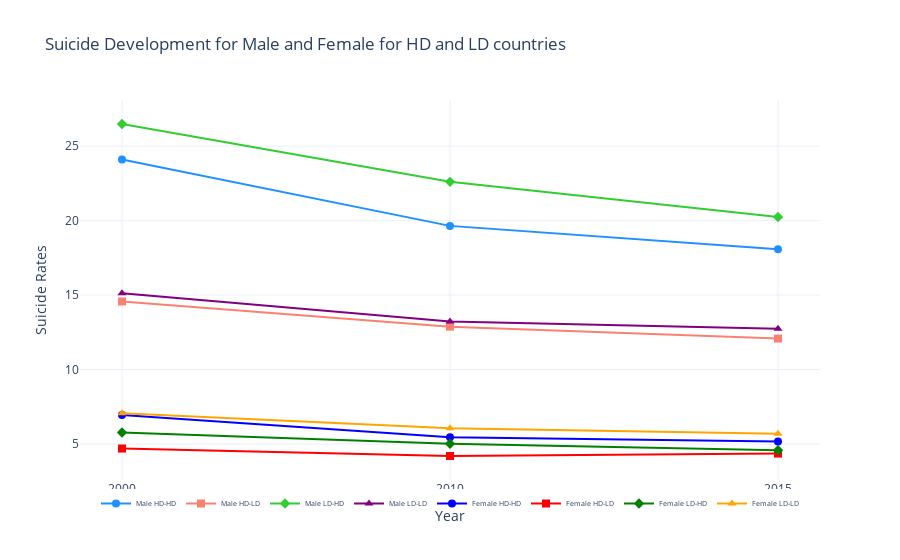

This figure's notebook cell:
### Code cell
import pandas as pd
import plotly.graph_objects as go

# Read the dataset
males = pd.read_csv('docs/databases/male_suicides.csv')
females = pd.read_csv('docs/databases/female_suicides.csv')

males['HDI Classification'] = males['HDI 2015'].apply(lambda x: 'HD' if x >= 0.85 else 'LD')
females['HDI Classification'] = females['HDI 2015'].apply(lambda x: 'HD' if x >= 0.85 else 'LD')
males['GDI Classification'] = males['GDI 2015'].apply(lambda x: 'HD' if x >= 0.97 else 'LD')
females['GDI Classification'] = females['GDI 2015'].apply(lambda x: 'HD' if x >= 0.97 else 'LD')

# Group the data by HDI and GDI classifications for males
hh_df_m = males[(males['HDI Classification'] == 'HD') & (males['GDI Classification'] == 'HD')]
hl_df_m = males[(males['HDI Classification'] == 'HD') & (males['GDI Classification'] == 'LD')]
lh_df_m = males[(males['HDI Classification'] == 'LD') & (males['GDI Classification'] == 'HD')]
ll_df_m = males[(males['HDI Classification'] == 'LD') & (males['GDI Classification'] == 'LD')]

# Group the data by HDI and GDI classifications for females
hh_df_f = females[(females['HDI Classification'] == 'HD') & (females['GDI Classification'] == 'HD')]
hl_df_f = females[(females['HDI Classification'] == 'HD') & (females['GDI Classification'] == 'LD')]
lh_df_f = females[(females['HDI Classification'] == 'LD') & (females['GDI Classification'] == 'HD')]
ll_df_f = females[(females['HDI Classification'] == 'LD') & (females['GDI Classification'] == 'LD')]

# Extract the necessary columns for plotting
years = ['2000', '2010', '2015']
male_hh = hh_df_m[years].mean()
male_hl = hl_df_m[years].mean()
male_lh = lh_df_m[years].mean()
male_ll = ll_df_m[years].mean()
female_hh = hh_df_f[years].mean()
female_hl = hl_df_f[years].mean()
female_lh = lh_df_f[years].mean()
female_ll = ll_df_f[years].mean()

# Define color and marker styles
colors = ['dodgerblue', 'salmon', 'limegreen', 'purple', 'blue', 'red', 'green', 'orange']
markers = ['circle', 'square', 'diamond', 'triangle-up', 'circle', 'square', 'diamond', 'triangle-up']
labels = ['Male HD-HD', 'Male HD-LD', 'Male LD-HD', 'Male LD-LD', 'Female HD-HD', 'Female HD-LD', 'Female LD-HD', 'Female LD-LD']

# Create the line plot
fig = go.Figure()

# Add traces for each category
for i, data in enumerate([male_hh, male_hl, male_lh, male_ll, female_hh, female_hl, female_lh, female_ll]):
    fig.add_trace(go.Scatter(
        x=years,
        y=data,
        mode='lines+markers',
        name=labels[i],
        marker=dict(color=colors[i], symbol=markers[i], size=8),
        line=dict(width=2)
    ))

# Set plot title and labels
fig.update_layout(
    title='Suicide Development for Male and Female for HD and LD countries',
    xaxis=dict(title='Year'),
    yaxis=dict(title='Suicide Rates'),
    legend=dict(font=dict(size=7), orientation='h', yanchor='bottom', xanchor='center', x=0.5),
    showlegend=True,
    template='plotly_white'
)

# Display the plot
fig.show()

### Figure 1 — Plotly figure (JSON) as saved in the notebook; plotly's stock layout.template omitted (floating-point values rounded to 4 significant figures)
{"data": [{"line": {"width": 2}, "marker": {"color": "dodgerblue", "size": 8, "symbol": "circle"}, "mode": "lines+markers", "name": "Male HD-HD", "type": "scatter", "x": ["2000", "2010", "2015"], "y": [24.1, 19.65, 18.08]}, {"line": {"width": 2}, "marker": {"color": "salmon", "size": 8, "symbol": "square"}, "mode": "lines+markers", "name": "Male HD-LD", "type": "scatter", "x": ["2000", "2010", "2015"], "y": [14.57, 12.88, 12.08]}, {"line": {"width": 2}, "marker": {"color": "limegreen", "size": 8, "symbol": "diamond"}, "mode": "lines+markers", "name": "Male LD-HD", "type": "scatter", "x": ["2000", "2010", "2015"], "y": [26.49, 22.6, 20.24]}, {"line": {"width": 2}, "marker": {"color": "purple", "size": 8, "symbol": "triangle-up"}, "mode": "lines+markers", "name": "Male LD-LD", "type": "scatter", "x": ["2000", "2010", "2015"], "y": [15.13, 13.23, 12.75]}, {"line": {"width": 2}, "marker": {"color": "blue", "size": 8, "symbol": "circle"}, "mode": "lines+markers", "name": "Female HD-HD", "type": "scatter", "x": ["2000", "2010", "2015"], "y": [6.948, 5.467, 5.181]}, {"line": {"width": 2}, "marker": {"color": "red", "size": 8, "symbol": "square"}, "mode": "lines+markers", "name": "Female HD-LD", "type": "scatter", "x": ["2000", "2010", "2015"], "y": [4.7, 4.2, 4.364]}, {"line": {"width": 2}, "marker": {"color": "green", "size": 8, "symbol": "diamond"}, "mode": "lines+markers", "name": "Female LD-HD", "type": "scatter", "x": ["2000", "2010", "2015"], "y": [5.773, 5.027, 4.583]}, {"line": {"width": 2}, "marker": {"color": "orange", "size": 8, "symbol": "triangle-up"}, "mode": "lines+markers", "name": "Female LD-LD", "type": "scatter", "x": ["2000", "2010", "2015"], "y": [7.065, 6.068, 5.696]}], "layout": {"legend": {"font": {"size": 7}, "orientation": "h", "x": 0.5, "xanchor": "center", "yanchor": "bottom"}, "showlegend": true, "title": {"text": "Suicide Development for Male and Female for HD and LD countries"}, "xaxis": {"title": {"text": "Year"}}, "yaxis": {"title": {"text": "Suicide Rates"}}}}
